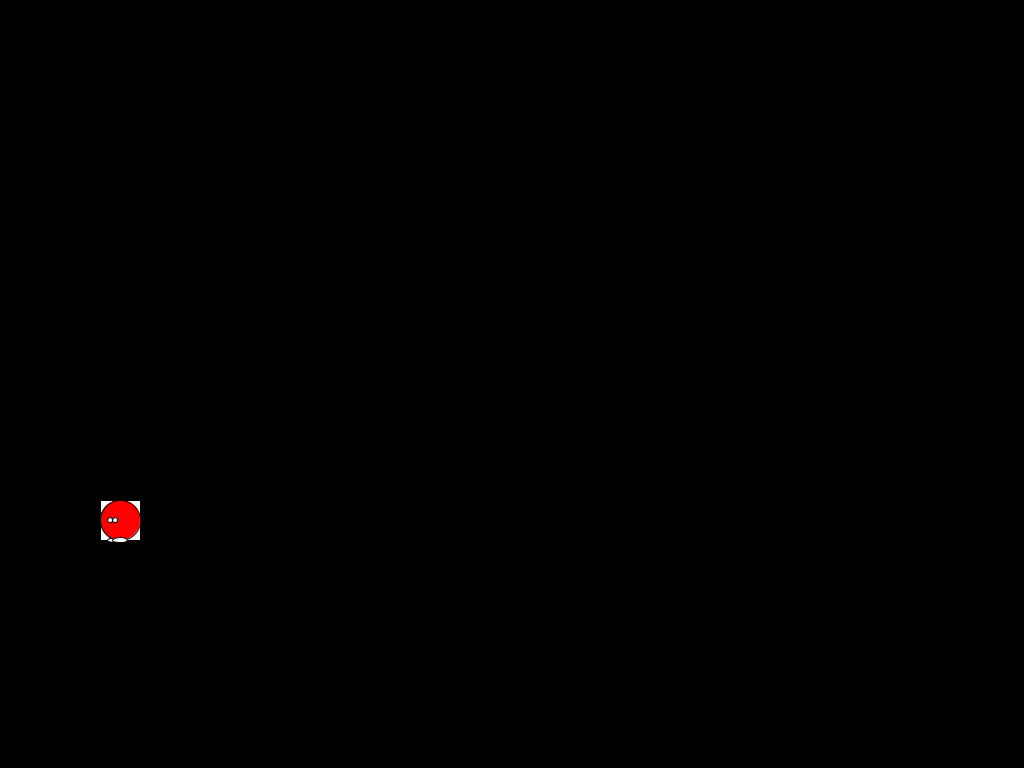
Frame 1 (no input)
Frame 60 (the mouse pressed at the canvas centre just before this capture): identical to frame 1, image omitted
Frame 120 (the mouse held since frame 60 and released just before this capture): identical to frame 1, image omitted

The Processing sketch that drew this single still picture (run headless with seeded random() and noise(); from frame 60 on, the mouse is pressed at the canvas centre):

// Processing sketch: modelo_Java
// ── modelo_Java.pde
int r = 0;
int g = 0;
int b = 0;
float startTime = 0f;
float animTime = 0f;

float x = 100;
float y = 500;
float vel = 200;

boolean isJumping = false;

float h = 300;
float d = 150;
float dx = 0;
float dy = 0;




void setup() {
  size(1024, 768);
  startTime = millis();
}

void draw() {
  float elapsedTime = (millis() - startTime) / 1000f;
  startTime = millis();
  background(0);
  update(elapsedTime);
  render();
}

void update(float et) {

}

void render() {
  fill(255);
  rect(x,y,40,40);
  fill(255);
  ellipse(x+15,y+40,15,5);
  fill(255,0,0);
  circle(x+20,y+20,40);
  fill(255);
  circle(x+15,y+20,5);
  circle(x+10,y+20,5);
  ellipse(x+20,y+40,15,5);

}

void mousePressed(){
  if (!isJumping){
    isJumping = true;
    dx = -d/2;
    dy = 0;
  }
}

float calcDY(float dx){
  return ((-4 * h) / pow(d,2)) * pow(dx,2) + h;
}
